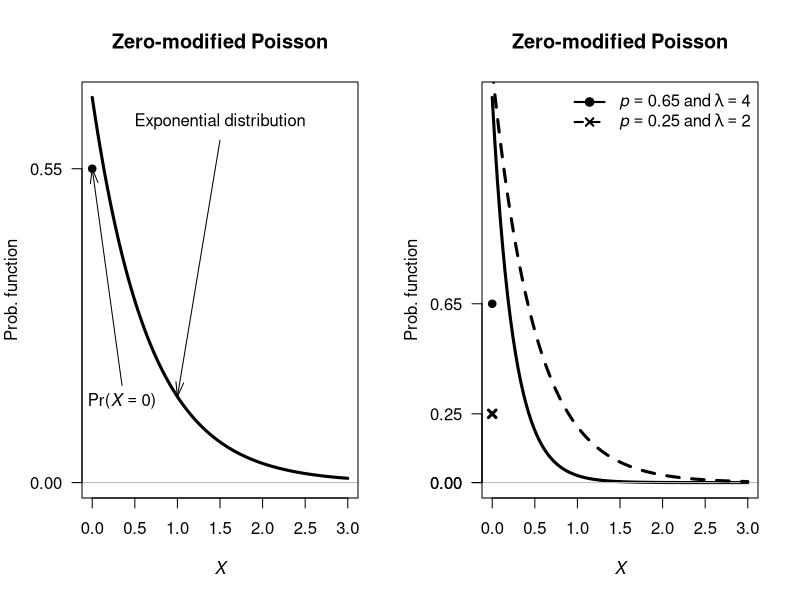

This chart was generated by the following R code:
## ---- chunk 1

###  Set up  ###
p <- 0.55
x.rate = 1.5

x <- seq(0, 3,
         length = 100)
y <-  (1 - p) * dexp(x, 
                     rate = x.rate)
                     

par( mfrow = c(1, 2))

###  Plots  ###

plot(y ~ x,
     type = "l",
     axes = FALSE,
     ylim = c(0,
              max( c(y, 1 - p) ) ),
     xlab = expression(italic(X)),
     ylab = expression(Prob.~"function"),
     main = expression(bold(Zero*"-"*modified~Poisson)),
     lwd = 3)
abline(h = 0,
       col = "grey")
axis(side = 1)
axis(side = 2,
     at = c(0, 
            p),
     las = 2)
box()

points(x = 0, # Included
       y = p,
       pch = 19)

# Explanatory labels
arrows(x0 = 0.35,
       x1 = 0,
       y0 = 0.17,
       y1 = p,
       length = 0.15,
       angle = 15)
text(x = 0.35,
     y = 0.17,
     pos = 1,
     label = expression(Pr*"("*italic(X)==0*")" ) )


arrows(x0 = 1.5,
       x1 = 1,
       y0 = 0.6,
       y1 = dexp(x = 1, 
                 rate = x.rate) * (1 - p),
       length = 0.15,
       angle = 15)
text(x = 1.5,
     y = 0.6,
     pos = 3,
     label = expression( Exponential~distribution) )




###

p <- 0.65
x.rate = 4

x <- seq(0, 3,
         length = 100)
y <-  (1- p) * dexp(x, 
                    rate = x.rate)

plot(y ~ x,
     type = "l",
     axes = FALSE,
     ylim = c(0,
              max( c(y, p) ) ),
     xlab = expression(italic(X)),
     ylab = expression(Prob.~"function"),
     main = expression(bold(Zero*"-"*modified~Poisson)),
     lwd = 3)
abline(h = 0,
       col = "grey")
axis(side = 1)
axis(side = 2,
     at = c(0, 
            p),
     las = 2)
box()

points(x = 0, # Included
       y = p,
       pch = 19)




p <- 0.25
x.rate = 2

x <- seq(0, 3,
         length = 100)
y <-  (1 -p) * dexp(x, 
                    rate = x.rate)
axis(side = 2,
     at = c(0, 
            p),
     las = 2)
lines(y ~ x,
      lwd = 3,
      lty = 2)
points(x = 0, # Included
       y = p,
       lwd = 3,
       pch = 4)

legend("topright",
       lwd = 2,
       pch = c(19, 4),
       lty = c(1, 2),
       bty = "n",
       legend = c(expression(italic(p)==0.65~and~lambda==4),
                  expression(italic(p)==0.25~and~lambda==2)))
